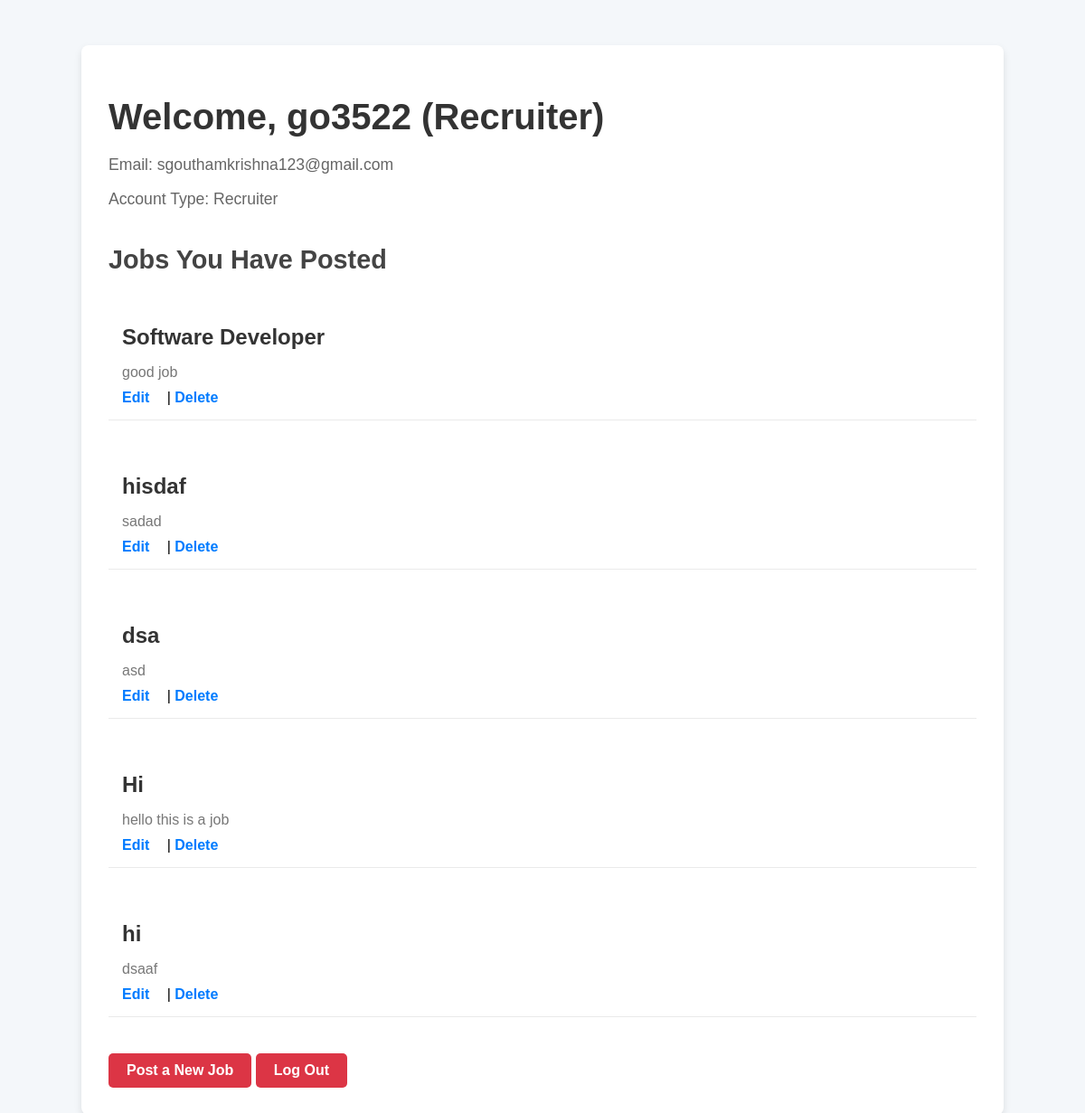
The app's page /recruiter_profile (signed in), older data.
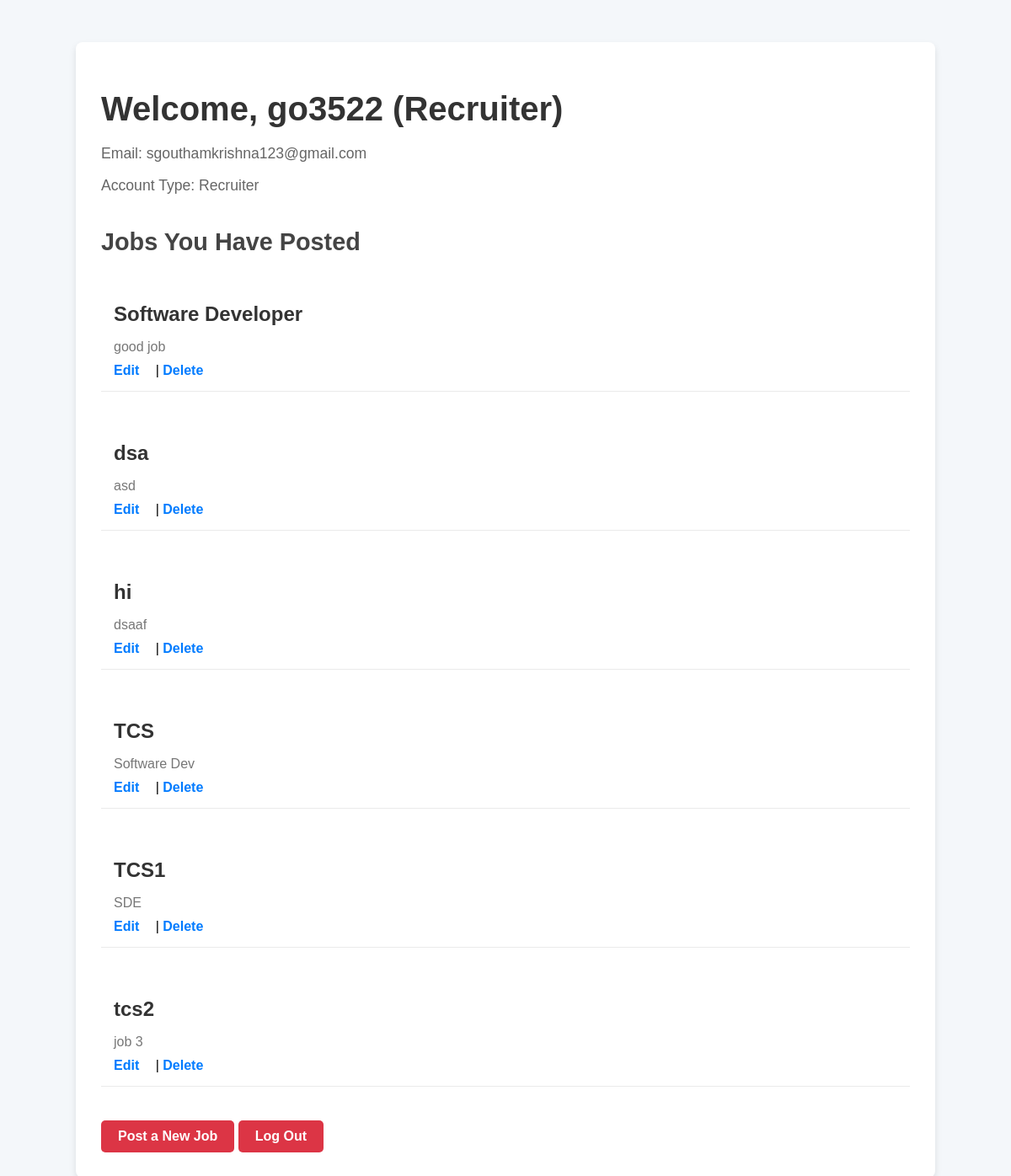
The same page, newer data.
### app.py (models this page shows)
class User(UserMixin, db.Model):
    id = db.Column(db.Integer, primary_key=True)
    username = db.Column(db.String(100), unique=True, nullable=False)
    email = db.Column(db.String(100), unique=True, nullable=False)
    password = db.Column(db.String(100), nullable=False)
    is_recruiter = db.Column(db.Boolean, default=False)
    jobs = db.relationship('Job', backref='recruiter', lazy=True)

class Job(db.Model):
    id = db.Column(db.Integer, primary_key=True)
    title = db.Column(db.String(200), nullable=False)
    description = db.Column(db.Text, nullable=False)
    recruiter_id = db.Column(db.Integer, db.ForeignKey('user.id'), nullable=False)
    recruiter_id = db.Column(db.Integer, db.ForeignKey('user.id'), nullable=False)

### app.py (the view)
@app.route('/recruiter_profile')
@login_required
def recruiter_profile():
    if current_user.is_recruiter:
        return render_template('recruiter_profile.html',current_user=current_user)
    else:
        flash('You need to be a recruiter to view this page.')
        return redirect(url_for('home'))

### app.py (called while the page is built)
@login_manager.user_loader
def load_user(user_id):
    return User.query.get(int(user_id))

### templates/recruiter_profile.html (shortened to what this page needs)
<!DOCTYPE html>
<html lang="en">
<head>
    <link rel="stylesheet" href="{{ url_for('static', filename='css/recruiter_profile.css') }}">
</head>
<body>
    <div class="profile-container">
        <h1>Welcome, {{ current_user.username }} (Recruiter)</h1>
        <div class="profile-info">
            <p>Email: {{ current_user.email }}</p>
            <p>Account Type: Recruiter</p>
        </div>
        <div class="posted-jobs">
            <h2>Jobs You Have Posted</h2>
            <ul>
                {% for job in current_user.jobs %}
                    <li>
                        <h3>{{ job.title }}</h3>
                        <p>{{ job.description }}</p>
                        <a href="{{ url_for('edit',id=job.id) }}">Edit</a> |
                        <a href="{{ url_for('delete',id=job.id)}}" onclick="return confirm('Are you sure you want to delete this job?')">Delete</a>
                    </li>
                {% else %}
                    <p>You haven't posted any jobs yet.</p>
                {% endfor %}
            </ul>
        </div>
        <a href="{{ url_for('jobs') }}" class="btn">Post a New Job</a>
        <a href="{{ url_for('logout') }}" class="btn">Log Out</a>
    </div>
</body>
</html>

### static/css/recruiter_profile.css (style rules this page uses)
body { font-family: 'Arial', sans-serif; background-color: #f4f7fa; margin: 0; padding: 0; }
.profile-container { width: 80%; margin: 50px auto; background-color: #fff; padding: 30px; border-radius: 8px; box-shadow: 0 4px 8px rgba(0, 0, 0, 0.1); }
h1 { font-size: 2.5rem; color: #333; margin-bottom: 20px; }
h2 { font-size: 1.8rem; color: #444; margin-bottom: 15px; }
p { font-size: 1.1rem; color: #666; margin-bottom: 10px; }
.profile-info { margin-bottom: 40px; }
.profile-info p { margin-bottom: 8px; }
.posted-jobs ul { list-style-type: none; padding: 0; }
.posted-jobs li { padding: 15px; border-bottom: 1px solid #eaeaea; margin-bottom: 20px; }
.posted-jobs li h3 { font-size: 1.5rem; color: #333; margin-bottom: 8px; }
.posted-jobs li p { font-size: 1rem; color: #777; margin-bottom: 10px; }
.posted-jobs a { color: #007bff; text-decoration: none; font-weight: 600; margin-right: 15px; }
.btn { display: inline-block; padding: 10px 20px; background-color: #007bff; color: #fff; text-decoration: none; font-weight: bold; border-radius: 5px; margin-top: 20px; transition: background-color 0.3s; }
a.btn { margin-top: 20px; background-color: #dc3545; }

Row changes from the older to the newer data that the page shows:
removed Job: title "hisdaf", description "sadad"
removed Job: title "Hi", description "hello this is a job"
added Job: title "TCS", description "Software Dev"
added Job: title "TCS1", description "SDE"
added Job: title "tcs2", description "job 3"
